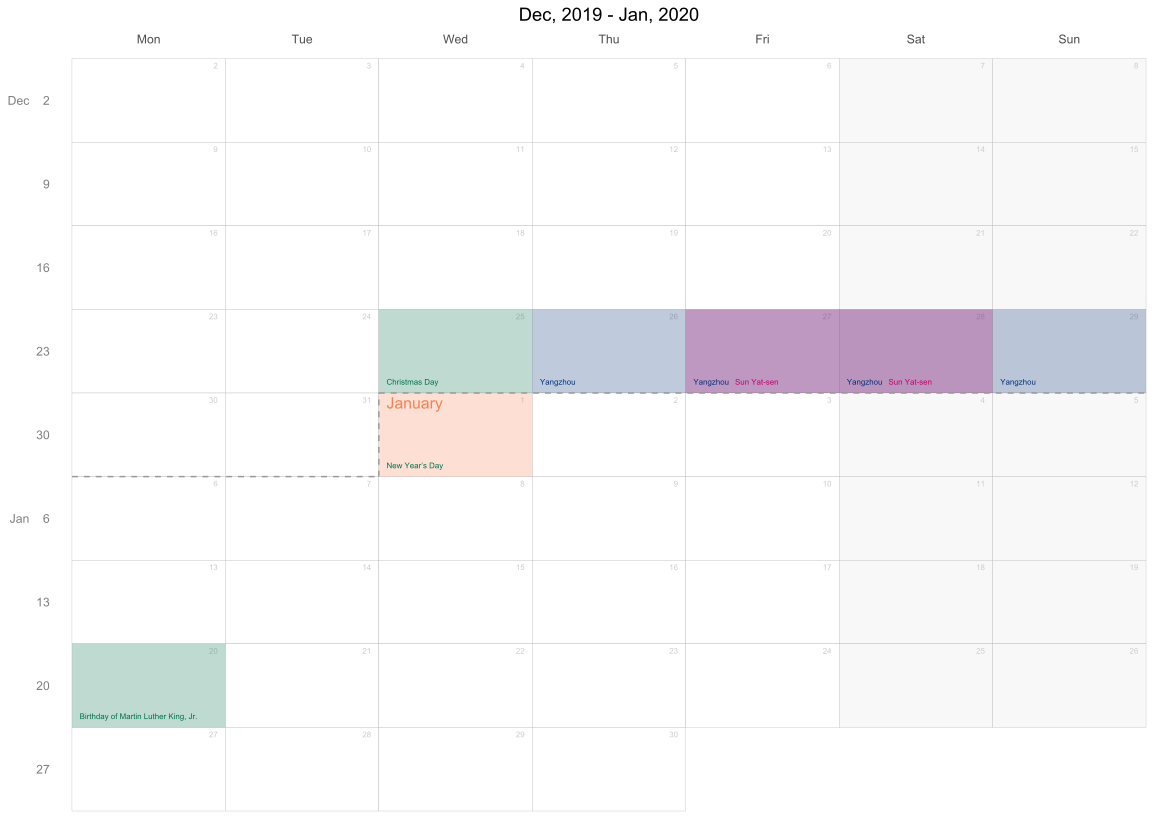

Reproduce this figure in R.
# devtools::install_github("gadenbuie/ggweekly")
library(ggweekly)

project_days <- dplyr::tribble(
  ~day,             ~label,    ~color,     ~fill,
  "2019-12-26",         "Yangzhou", "#02307a", "#02307a",
  "2019-12-27",         "Yangzhou", "#02307a", "#02307a",
  "2019-12-28",         "Yangzhou", "#02307a", "#02307a",
  "2019-12-29",         "Yangzhou", "#02307a", "#02307a",
  "2019-12-27",         "                   Sun Yat-sen", "#bf006c", "#bf006c",
  "2019-12-28",         "                   Sun Yat-sen", "#bf006c", "#bf006c",
)

g2019 = ggweek_planner(
  start_day = "2019-12-02",
  end_day = "2020-1-30",
  highlight_days = project_days
) +
  ggplot2::ggtitle("Dec, 2019 - Jan, 2020")

g2019

ggplot2::ggsave(
  file = "2019-full-year.pdf",
  plot = g2019,
  width = 11, height = 8.5
)
